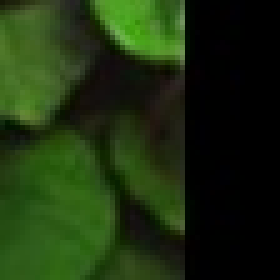
#> input picture Vision/FindDifferences/CroppedImage_1.jpg, 56 x 56 px, given in place of image1.jpg, which was not available (shown 5 times larger); the run also reads 1 picture not shown here
$ python FindDifferences.py
#> lines starting #> are read from the running program, lines starting #| are printed output that depends on the picture; pictures that were not available may be replaced by others from this repository, and a replacement may not be noted
import cv2


class FindBalls:
  def __init__(self, imageRefPath, imageToAnalysePath, padding=50, minSide=10, maxSide=100):
    self.imageRefPath       = imageRefPath
    self.imageToAnalysePath = imageToAnalysePath
    self.padding            = padding
    self.minSide            = minSide
    self.maxSide            = maxSide
    self.imageRef           = None
    self.imageToAnalyse     = None
    self.imageRefGray       = None
    self.imageToAnalyseGray = None
    self.diff               = None


  def ManipulateImages(self):
    # Read images
    self.imageRef       = cv2.imread(self.imageRefPath)
#> self.imageRef is the input picture: shape (56, 56, 3); mean B, G, R 14.5, 46.7, 28.2
    self.imageToAnalyse = cv2.imread(self.imageToAnalysePath)

    # Add padding if necessary
    self.imageRef       = cv2.copyMakeBorder(self.imageRef,       self.padding, self.padding, self.padding, self.padding, cv2.BORDER_CONSTANT)
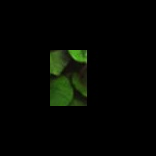
#> self.imageRef: shape (156, 156, 3); mean B, G, R 1.9, 6, 3.6
    self.imageToAnalyse = cv2.copyMakeBorder(self.imageToAnalyse, self.padding, self.padding, self.padding, self.padding, cv2.BORDER_CONSTANT)
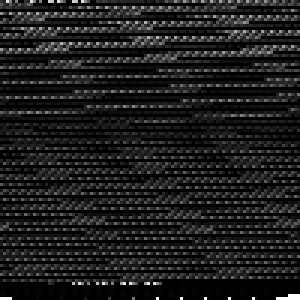
#> self.imageToAnalyse: shape (100, 100) (shown 3 times larger); min 0, max 255, mean 29.1

    # Convert images to grayscale
    self.imageRefGray       = cv2.cvtColor(self.imageRef,       cv2.COLOR_BGR2GRAY)
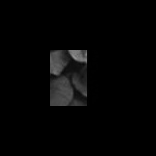
#> self.imageRefGray: shape (156, 156); min 0, max 145, mean 4.8
#> (the run stopped early here; a loop or call above may not have finished)
